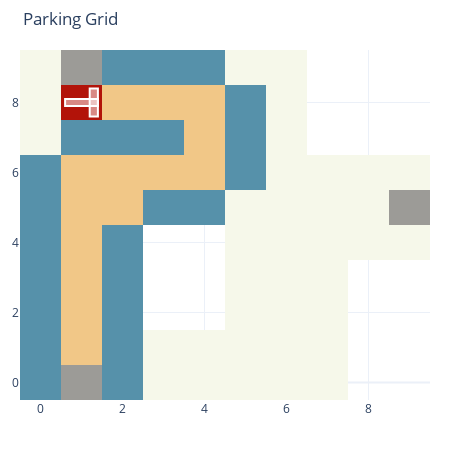

Notebook code cell kept with this figure:
### Code cell
from IPython.display import clear_output

control_btns = ['left','right','up','down']

def on_key_event(event):
    
    if event.event_type == 'up':
        return
    name = event.name
    if name not in control_btns:
        return
    
    clear_output(wait=True)
    
    step_dir = -1
    if event.name == 'left':
        print("Left key pressed")
        step_dir = 2
    elif event.name == 'right':
        print("Right key pressed")
        step_dir = 3
    elif event.name == 'up':
        print("Up key pressed")
        step_dir = 0
    elif event.name == 'down':
        print("Down key pressed")
        step_dir = 1
    
    park.step(step_dir)
    park.display()
    

keyboard.hook(on_key_event)
keyboard.wait('esc') 
keyboard.unhook_all()

### Figure 1 — Plotly figure (JSON) as saved in the notebook; plotly's stock layout.template omitted (floating-point values rounded to 4 significant figures)
{"data": [{"colorscale": [[0, "rgb(178,19,9)"], [0.2, "rgb(178,19,9)"], [0.2, "rgb(246,248,234)"], [0.4, "rgb(246,248,234)"], [0.4, "rgb(156,155,151)"], [0.6, "rgb(156,155,151)"], [0.6, "rgb(241,199,135)"], [0.8, "rgb(241,199,135)"], [0.8, "rgb(86,145,170)"], [1, "rgb(86,145,170)"]], "showscale": false, "type": "heatmap", "z": [[0.9, 0.5, 0.9, 0.3, 0.3, 0.3, 0.3, 0.3, null, null], [0.9, 0.7, 0.9, 0.3, 0.3, 0.3, 0.3, 0.3, null, null], [0.9, 0.7, 0.9, null, null, 0.3, 0.3, 0.3, null, null], [0.9, 0.7, 0.9, null, null, 0.3, 0.3, 0.3, null, null], [0.9, 0.7, 0.9, null, null, 0.3, 0.3, 0.3, 0.3, 0.3], [0.9, 0.7, 0.7, 0.9, 0.9, 0.3, 0.3, 0.3, 0.3, 0.5], [0.9, 0.7, 0.7, 0.7, 0.7, 0.9, 0.3, 0.3, 0.3, 0.3], [0.3, 0.9, 0.9, 0.9, 0.7, 0.9, 0.3, null, null, null], [0.3, 0.1, 0.7, 0.7, 0.7, 0.9, 0.3, null, null, null], [0.3, 0.5, 0.9, 0.9, 0.9, 0.3, 0.3, null, null, null]], "zmax": 1, "zmin": 0}], "layout": {"autosize": false, "height": 450, "margin": {"b": 50, "l": 20, "r": 20, "t": 50}, "shapes": [{"fillcolor": "rgba(255,255,255,0.5)", "line": {"color": "white"}, "type": "rect", "x0": 1.2, "x1": 1.4, "y0": 7.6, "y1": 8.4}, {"fillcolor": "rgba(255,255,255,0.5)", "line": {"color": "white"}, "type": "rect", "x0": 0.6, "x1": 1.4, "y0": 7.9, "y1": 8.1}], "showlegend": false, "title": {"text": "Parking Grid"}, "width": 450}}
